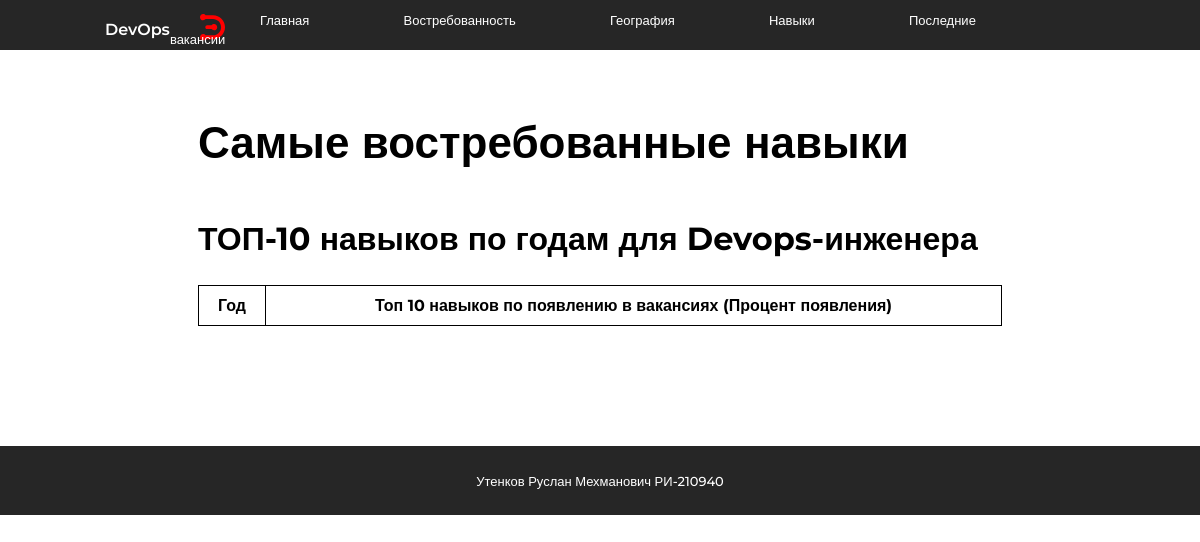
/Skills, run on an earlier commit of the app's database.
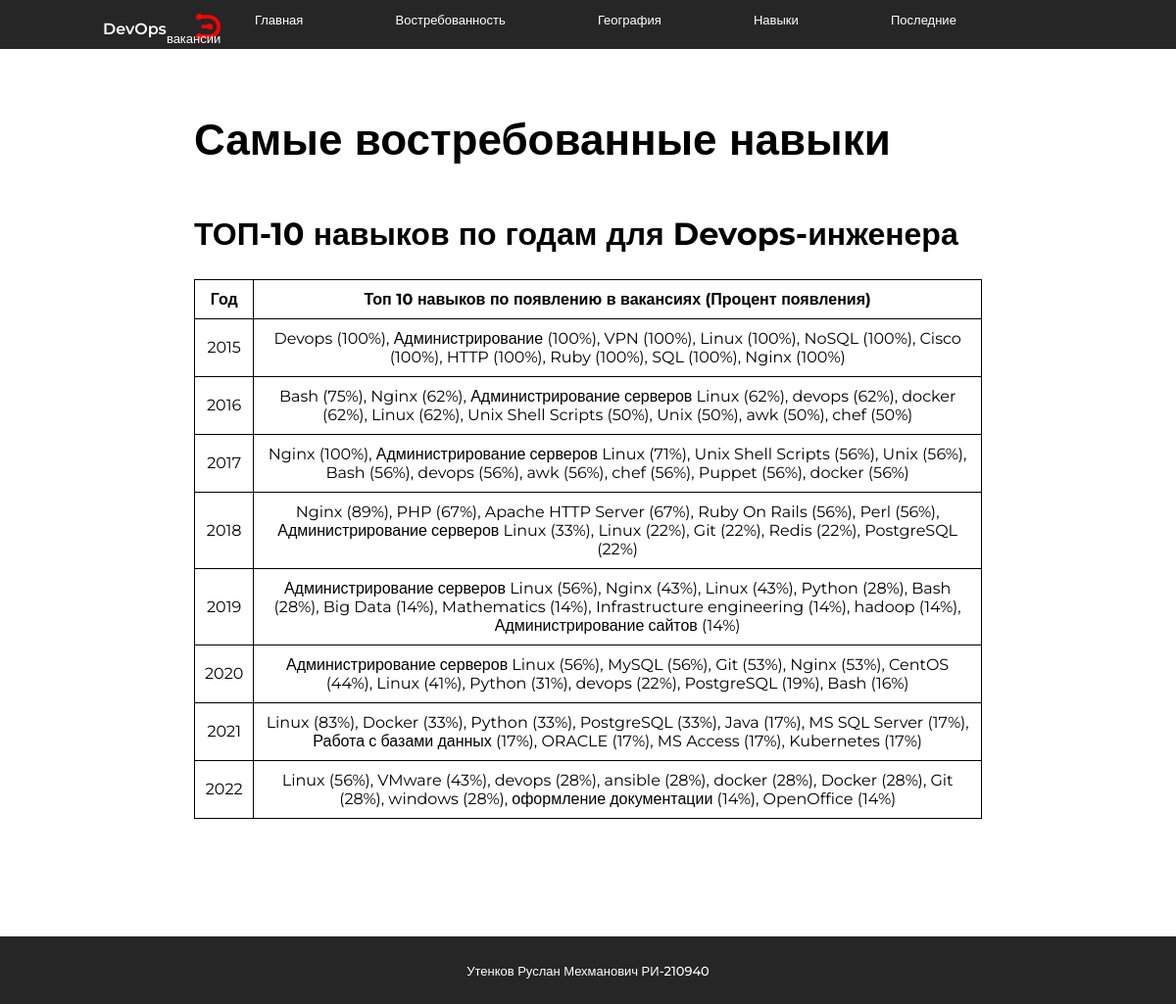
And on a later commit of the database.
### main/models.py (models this page shows, shortened)
class SkillsAnalyze(models.Model):
    year = models.PositiveIntegerField('Год')
    skills = models.TextField('Топ-10 навыков')
    class Meta:
        verbose_name = 'Статистика за год'
        verbose_name_plural = 'Динамика самых встречаемых навыков по годам'

### main/views.py (the view)
# urls.py: path('Skills', views.skills, name='skills'),
def skills(request):
    skills_stat = SkillsAnalyze.objects.all()
    return render(request, 'main/skills.html', {'skills_stat': skills_stat})

### main/templates/main/skills.html (shortened to what this page needs)
{% extends 'main/base.html' %}
{% load  static %}
{% block css %}
    <link rel='stylesheet' href="{% static 'main/css/stylesheet.css' %}">
{% endblock %}
{% block content %}
    <h1>Самые востребованные навыки</h1>
    <h2>ТОП-10 навыков по годам для Devops-инженера</h2>
    <table>
        <thead>
            <tr>
                <th>Год</th>
                <th>Топ 10 навыков по появлению в вакансиях (Процент появления)</th>
            </tr>
        </thead>
        {% for row in skills_stat %}
        <tr>
            <td>{{ row.year }}</td>
            <td>{{ row.skills }}</td>
        </tr>
        {% endfor %}
    </table>
{% endblock %}

What changed in the data, as far as the page shows it:
added SkillsAnalyze: year "2015", skills "Devops (100%), Администрирование (100%), VPN (100%), Linux (100%), NoSQL (100%), Cisco (100%), HTTP (100%), Ruby (100%), SQL (100%), Nginx (100%)"
added SkillsAnalyze: year "2016", skills "Bash (75%), Nginx (62%), Администрирование серверов Linux (62%), devops (62%), docker (62%), Linux (62%), Unix Shell Scripts (50%), Unix (50%), awk (50%), chef (50%)"
added SkillsAnalyze: year "2017", skills "Nginx (100%), Администрирование серверов Linux (71%), Unix Shell Scripts (56%), Unix (56%), Bash (56%), devops (56%), awk (56%), chef (56%), Puppet (56%), docker (56%)"
added SkillsAnalyze: year "2018", skills "Nginx (89%), PHP (67%), Apache HTTP Server (67%), Ruby On Rails (56%), Perl (56%), Администрирование серверов Linux (33%), Linux (22%), Git (22%), Redis (22%), PostgreSQL (22%)"
added SkillsAnalyze: year "2019", skills "Администрирование серверов Linux (56%), Nginx (43%), Linux (43%), Python (28%), Bash (28%), Big Data (14%), Mathematics (14%), Infrastructure engineering (14%), hadoop (14%), Администрирование сайтов (14%)"
added SkillsAnalyze: year "2020", skills "Администрирование серверов Linux (56%), MySQL (56%), Git (53%), Nginx (53%), CentOS (44%), Linux (41%), Python (31%), devops (22%), PostgreSQL (19%), Bash (16%)"
added SkillsAnalyze: year "2021", skills "Linux (83%), Docker (33%), Python (33%), PostgreSQL (33%), Java (17%), MS SQL Server (17%), Работа с базами данных (17%), ORACLE (17%), MS Access (17%), Kubernetes (17%)"
added SkillsAnalyze: year "2022", skills "Linux (56%), VMware (43%), devops (28%), ansible (28%), docker (28%), Docker (28%), Git (28%), windows (28%), оформление документации (14%), OpenOffice (14%)"
